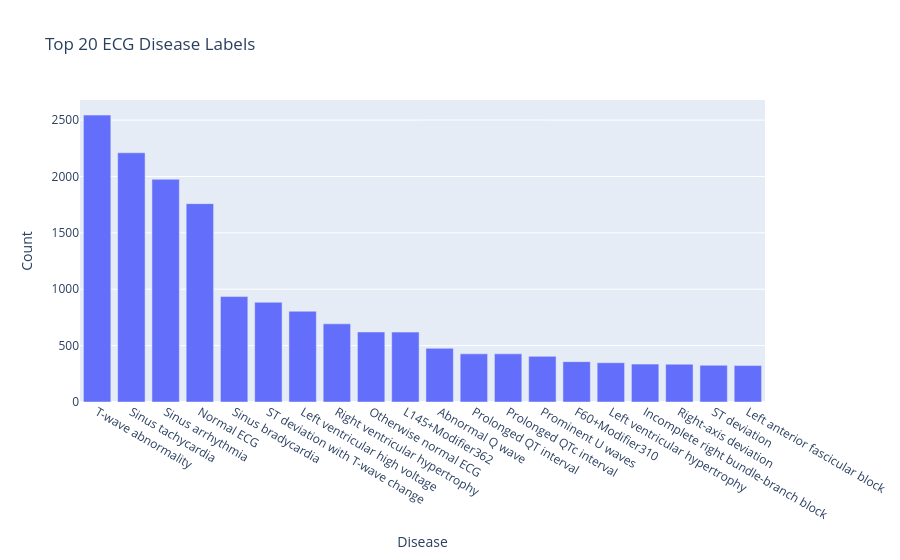

The code cell stored with this chart in its notebook:
### Code cell
import pandas as pd
import plotly.express as px

# split disease labels
disease_series = ecg_df['Disease_desc'].str.split(';').explode().str.strip()

disease_counts = disease_series.value_counts().reset_index()
disease_counts.columns = ['Disease', 'Count']

fig = px.bar(
    disease_counts.head(20),
    x='Disease',
    y='Count',
    title='Top 20 ECG Disease Labels',
)

fig.show()

### Figure 1 — Plotly figure (JSON) as saved in the notebook; plotly's stock layout.template omitted (floating-point values rounded to 4 significant figures)
{"data": [{"hovertemplate": "Disease=%{x}<br>Count=%{y}<extra></extra>", "legendgroup": "", "marker": {"color": "#636efa", "pattern": {"shape": ""}}, "name": "", "orientation": "v", "showlegend": false, "textposition": "auto", "type": "bar", "x": ["T-wave abnormality", "Sinus tachycardia", "Sinus arrhythmia", "Normal ECG", "Sinus bradycardia", "ST deviation with T-wave change", "Left ventricular high voltage", "Right ventricular hypertrophy", "Otherwise normal ECG", "L145+Modifier362", "Abnormal Q wave", "Prolonged QT interval", "Prolonged QTc interval", "Prominent U waves", "F60+Modifier310", "Left ventricular hypertrophy", "Incomplete right bundle-branch block", "Right-axis deviation", "ST deviation", "Left anterior fascicular block"], "xaxis": "x", "y": [2544, 2210, 1975, 1759, 935, 884, 805, 693, 621, 620, 476, 427, 427, 405, 358, 348, 336, 335, 326, 323], "yaxis": "y"}], "layout": {"barmode": "relative", "legend": {"tracegroupgap": 0}, "title": {"text": "Top 20 ECG Disease Labels"}, "xaxis": {"anchor": "y", "domain": [0, 1], "title": {"text": "Disease"}}, "yaxis": {"anchor": "x", "domain": [0, 1], "title": {"text": "Count"}}}}
